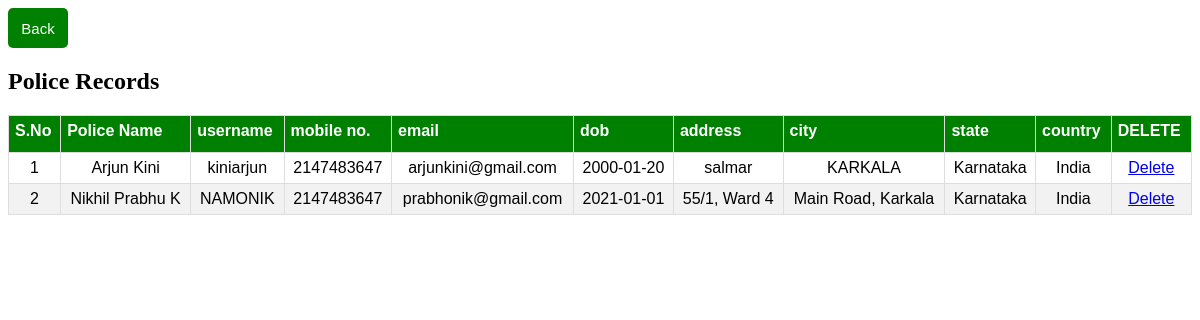
Page /policereport.php (signed in) on the committed database.
### tables this page shows
CREATE TABLE `police` (
  `policename` varchar(25) NOT NULL,
  `username` varchar(25) NOT NULL,
  `password` varchar(25) NOT NULL,
  `policeemobile` int(10) NOT NULL,
  `policeemail` varchar(25) NOT NULL,
  `policedob` varchar(20) NOT NULL,
  `policeaddress` text NOT NULL,
  `policecity` varchar(25) NOT NULL,
  `policestate` varchar(20) NOT NULL,
  `policecountry` varchar(30) NOT NULL
);

### policereport.php (the view, shortened to what this page needs)
<!DOCTYPE html>
<?php
 require "dbconfig.php";
 $conn=mysqli_connect($host,$user,$pass,$db) or die("we couldn't connect");
 ?>
<html>
<head>
</head>
<body>
	<div align="left">
		<button id="abc" style="width:60px;" onclick="window.location.href='index1.php'">Back</button>
</div>
<div class="form">
<h2>Police Records</h2>
<table id="customers" width="100%" border="1" style="border-collapse:collapse;">
<thead>
<tr>
<th><strong>S.No</strong></th>
<th><strong>Police Name</strong></th>
<th><strong>username</strong></th>
<th><strong>mobile no.</strong></th>
<th><strong>email</strong></th>
<th><strong>dob</strong></th>
<th><strong>address</strong></th>
<th><strong>city</strong></th>
<th><strong>state</strong></th>
<th><strong>country</strong></th>
<th><strong>DELETE</strong></th>
</thead>
<tbody>
<?php
$count=1;
$sel_query="Select * from police ORDER BY username ASC";
$resul = mysqli_query($conn,$sel_query);
if(mysqli_num_rows($resul)>0){
while($row = mysqli_fetch_assoc($resul)) { ?>
<tr><td align="center"><?php echo $count; ?></td>
<td align="center"><?php echo $row["policename"]; ?></td>
<td align="center"><?php echo $row["username"]; ?></td>
<td align="center"><?php echo $row["policeemobile"]; ?></td>
<td align="center"><?php echo $row["policeemail"]; ?></td>
<td align="center"><?php echo $row["policedob"]; ?></td>
<td align="center"><?php echo $row["policeaddress"]; ?></td>
<td align="center"><?php echo $row["policecity"]; ?></td>
<td align="center"><?php echo $row["policestate"]; ?></td>
<td align="center"><?php echo $row["policecountry"]; ?></td>
<td align="center">
	<a href="delete.php?id=<?php echo $row["username"];?>">Delete</a>
</td>
</tr>
<?php $count++; }} ?>
</tbody>
</table>
</div>
</body>
</html>

### policereport.php (style rules this page uses)
#customers { font-family: "Trebuchet MS", Arial, Helvetica, sans-serif; border-collapse: collapse; width: 100%; }
#customers td, #customers th { border: 1px solid #ddd; padding: 6px; }
#customers tr:nth-child(even) { background-color: #f2f2f2; }
#customers th { padding-top: px; padding-bottom: 12px; text-align: left; background-color: green; color: white; }
#abc { padding: 10px; font-size: 15px; height:40px; width:80px; color: white; background: green; border: none; border-radius: 5px; }

### rows in the picture
police: policename "Arjun Kini", username "kiniarjun", policeemobile "2147483647", policeemail "arjunkini@gmail.com", policedob "2000-01-20", policeaddress "salmar", policecity "KARKALA", policestate "Karnataka", policecountry "India"
police: policename "Nikhil Prabhu K", username "NAMONIK", policeemobile "2147483647", policeemail "prabhonik@gmail.com", policedob "2021-01-01", policeaddress "55/1, Ward 4", policecity "Main Road, Karkala", policestate "Karnataka", policecountry "India"
